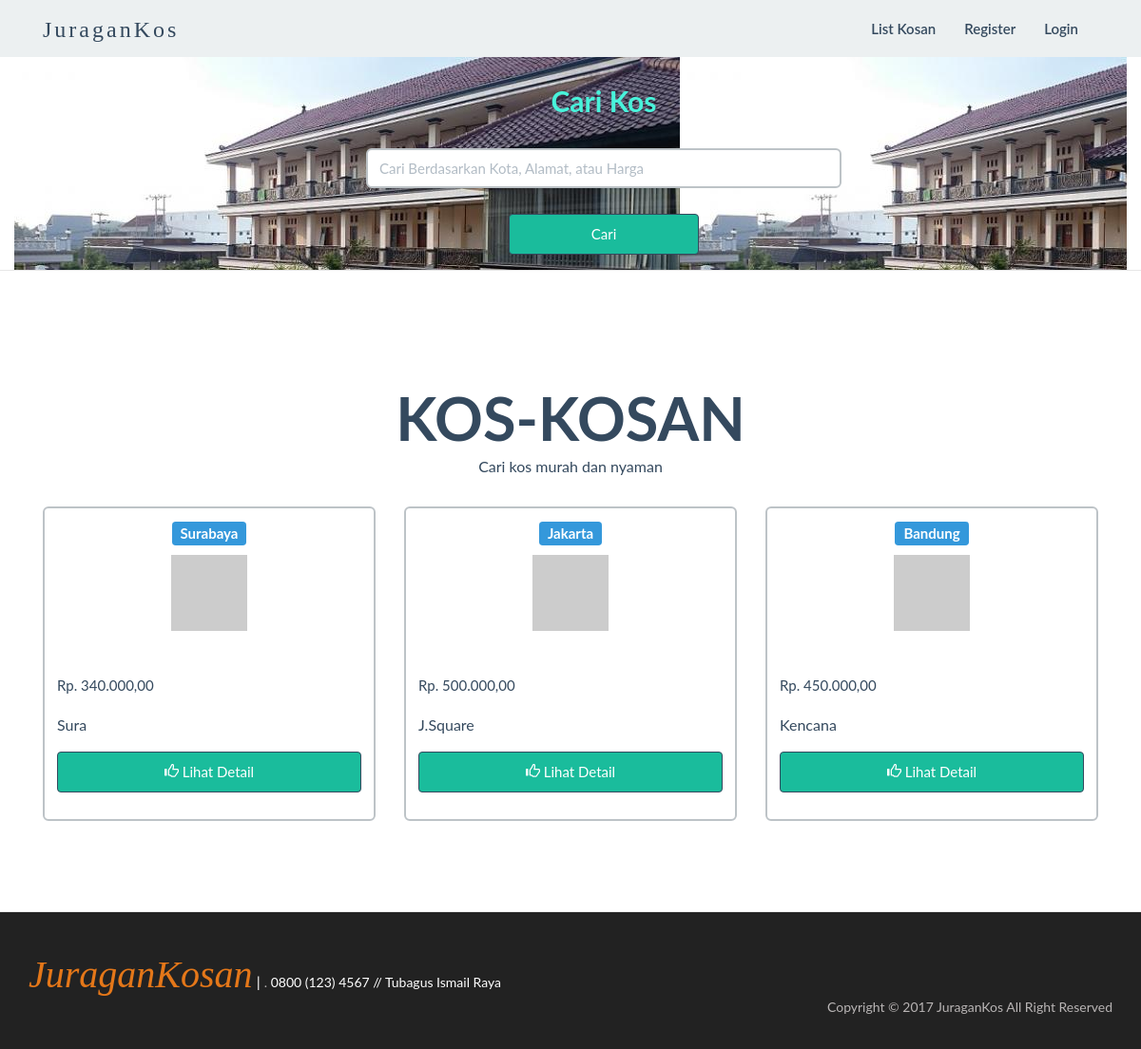
The page / on the database its author committed.
### tables this page shows
CREATE TABLE `kostan` (
  `id` varchar(10) NOT NULL,
  `pemilik` varchar(10) DEFAULT NULL,
  `fasilitas` varchar(50) DEFAULT NULL,
  `kota` varchar(15) DEFAULT NULL,
  `alamat` varchar(30) DEFAULT NULL,
  `harga` varchar(15) DEFAULT NULL
);

### dashboard.php (the view, shortened to what this page needs)
<div class="container" style="background-image: url('/img/kos1.jpg');">
	<div class="container">
	<form action="cari_act.php" method="get">
	    <center>
			<ul>
			<li>
					<h3 align="center" style="color: #48F3DB">Cari Kos</h3> <br/>
			</li>
			<li>
			        <input  name="cari" style="width:500px" type="search" class="form-control" placeholder="Cari Berdasarkan Kota, Alamat, atau Harga"><br>
			</li>
			<li>
					<button type="submit" class="btn btn-primary" style="width: 200px">Cari</button>
			</li>
			</ul>
		</center>
	</form>
	</div>
</div>
<div id="kos1" class="daftarkos">
	<div class="container">
        <div class="row" >
			<div class="col-md-6 col-md-offset-3 text-center wrap_title ">
				<h2>KOS-KOSAN</h2>
				<p class="lead" style="margin-top:0">Cari kos murah dan nyaman</p>
			</div>
		</div>
		<?php
			$query 	= "SELECT * FROM kostan GROUP BY pemilik DESC LIMIT 3";
			$res 	= mysqli_query($link, $query);
			while($data_kosan=mysqli_fetch_array($res))
			{
		?>
	    <div class="col-sm-4 col-md-4">
			<div class="thumbnail" >
				<h4 class="text-center"><span class="label label-info"><?php echo $data_kosan['kota']; ?></span></h4>
				<img src="http://placehold.it/650x450&text=Galaxy S5" class="img-responsive">
				<div class="caption">
					<div class="row">
						<div class="col-md-6 col-xs-6 price">
							<h3><label>Rp. <?php echo number_format($data_kosan['harga'],2,',','.');?></label></h3>
						</div>
					</div>
					<p><?php echo $data_kosan['alamat']; ?></p>
					<div class="row">
						<div class="col-md-12">
							<a href="index.php?menu=detail&action=tampil&id=<?php echo $data_kosan['id'] ?>" class="btn btn-primary btn-product"><span class="glyphicon glyphicon-thumbs-up"></span> Lihat Detail </a>
						</div>
					</div>
				</div>
			</div>
		</div>
		<?php
		}
		?>
       </div>
</div>

### rows shown on the page
kostan: kota "Surabaya", harga "340.000,00", alamat "Sura"
kostan: kota "Jakarta", harga "500.000,00", alamat "J.Square"
kostan: kota "Bandung", harga "450.000,00", alamat "Kencana"
